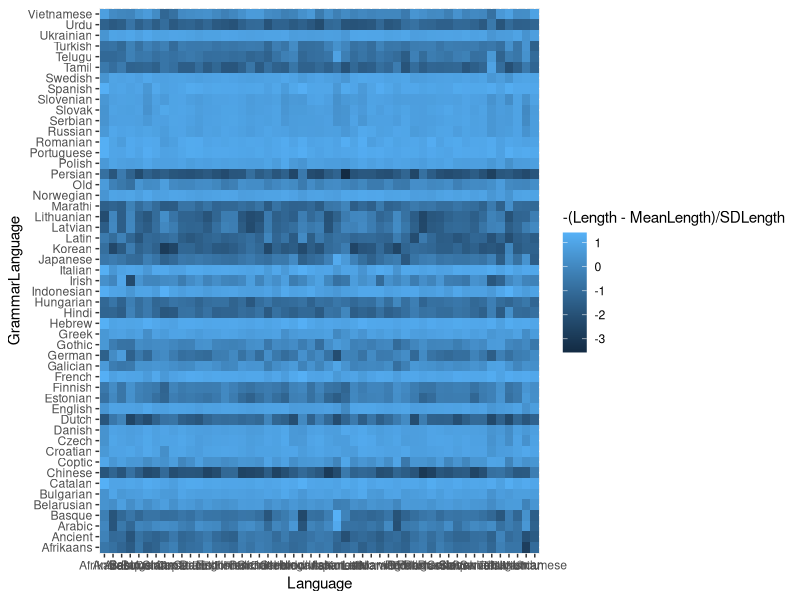

The R source for this figure:
data = read.csv("output/dlm_ground_funchead_coarse.tsv", sep="\t")


library(ggplot2)

plot = ggplot(data, aes(x=Language, y=GrammarLanguage)) + geom_tile(aes(fill=Length))

library(tidyr)
library(dplyr)
dataM = data %>% group_by(Language) %>% summarise(MeanLength = mean(Length), SDLength = sd(Length))
data = merge(data, dataM, by=c("Language"))
plot = ggplot(data, aes(x=Language, y=GrammarLanguage)) + geom_tile(aes(fill=-(Length - MeanLength)/SDLength))

